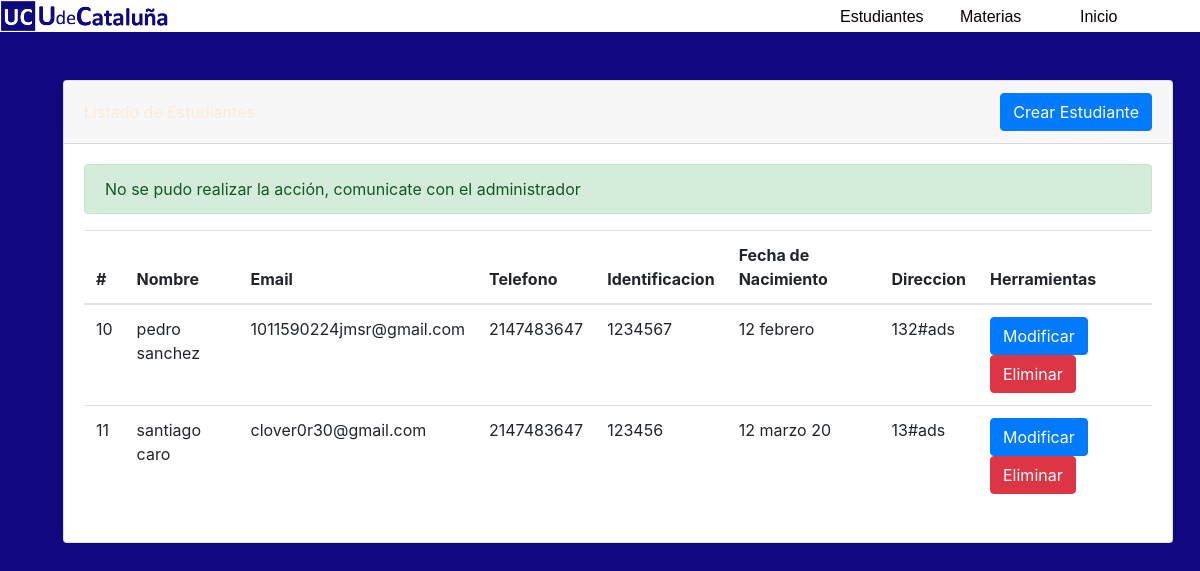
The page /modulos/estudiantes/estudiantes.php on the database its author committed.
### tables this page shows
CREATE TABLE `estudiantes` (
  `nombres` varchar(25) NOT NULL,
  `apellidos` varchar(25) NOT NULL,
  `email` varchar(25) NOT NULL,
  `telefono` int(15) NOT NULL,
  `identificacion` char(11) NOT NULL,
  `fnacimiento` varchar(11) NOT NULL,
  `direccion` varchar(11) NOT NULL,
  `id` int(11) NOT NULL
);

### config/DBConect.php (called while the page is built, shortened)
<?php
    class Database {
        private static $dns = "mysql:host=localhost;dbname=colegio";
        private static $user = "root";
        private static $pass = "";
        private static $instance;
        public function __construct ()
        {
            $this->db = new PDO(self::$dns,self::$user,self::$pass);
        }
        public static function getInstance()
        {
            if(!isset(self::$instance))
            {
                self::$instance=new $object;
            }
            return self::$instance;
        }
        public function DatosEstudiantes() {
            $conexion = Database::getInstance();
            $sql  ="SELECT id,nombres,apellidos,email,telefono,identificacion,fnacimiento,direccion from estudiantes ";
            $result = $conexion->db->prepare($sql);
            $result->execute();
            return $result;
        }
    }
?>

### modulos/estudiantes/estudiantes.php (the view, shortened to what this page needs)
<?php
    include_once("../../config/DBConect.php");
    $conexion = new Database;
    $result = $conexion->DatosEstudiantes();
?>
<!DOCTYPE html>
<html lang="en">
<head>
    <link href="../../bootstrap/css/bootstrap.min.css" rel="stylesheet" type="text/css">
    <link href="../../css/style.css" rel="stylesheet" type="text/css">
    <link rel="stylesheet" type="text/css" href="../../estilos/estilos.css">
    <link rel="stylesheet" type="text/css" href="../../estilos/menu.css">
</head>
<body>
    <nav>
        <ul class="menu">
            <li class="logo">
                <a href="#">
                    <img src="../../imgP/logo.png">
                </a>
            </li>
            <li>
                <a href="<?= ROOT ?>modulos/estudiantes/estudiantes.php">
                    Estudiantes
                </a>
            </li>
            <li>
                <a href="<?= ROOT ?>modulos/materias/materias.php">
                    Materias
                </a>
            </li>
            <li>
                <a href="<?= ROOT ?>index.php">
                    Inicio
                </a>
            </li>
        </ul>
    </nav>
    <div class="container">
        <div class="row justify-content-center">
            <div class="col-sm-10 col-xl-12">
                <div class="card">
                    <div class="card-header d-flex justify-content-between align-items-center">
                        <a href="<?= ROOT ?>modulos/estudiantes/addEstudiante.php" class="btn btn-primary">Crear Estudiante</a>
                    </div>
                    <div class="card-body">
                        <?php
                            $mensajes = array(
                                0=>"No se pudo realizar la acción, comunicate con el administrador",
                                1=>"Se elimino correctamente el estudiante",
                                2=>"Se creo correctamente el estudiante",
                                3=>"Se actualizo correctamente el estudiante",
                                4=>"Se crearon correctamente las notas"
                            );
                            $mensaje_id = isset($_GET['mensaje']) ? (int)$_GET['mensaje'] : 0;
                            $mensaje='';
                            if ($mensaje_id != '') {
                                $mensaje = $mensajes[$mensaje_id];
                                $clase = 'alert-success';
                            }
                            if ($mensaje!='') echo "<div class='alert $clase' role='alert'> $mensaje </div>";
                        ?>
                        <table class="table">
                            <thead>
                                <tr>
                                <th scope="col">#</th>
                                <th scope="col">Nombre</th>
                                <th scope="col">Email</th>
                                <th scope="col">Telefono</th>
                                <th scope="col">Identificacion</th>
                                <th scope="col">Fecha de Nacimiento</th>
                                <th scope="col">Direccion</th>
                                <th scope="col">Herramientas</th>
                                </tr>
                            </thead>
                            <tbody>
                                <?php
                                    foreach($result as $row) {
                                        echo "<tr>
                                                <td>".$row['id']."</td>
                                                <td>".$row['nombres']." ".$row['apellidos']."</td>
                                                <td>".$row['email']."</td>
                                                <td>".$row['telefono']."</td>
                                                <td>".$row['identificacion']."</td>
                                                <td>".$row['fnacimiento']."</td>
                                                <td>".$row['direccion']."</td>
                                                <td>
                                                    <a href='editEstudiante.php?id=".$row['id']."' class='btn btn-primary'>Modificar</a>
                                                    <a href='delete.php?id=".$row['id']."' class='btn btn-danger'>Eliminar</a>
                                                </td>
                                            </tr>";
                                    }
                                ?>
                            </tbody>
                        </table>
                    </div>
                </div>
            </div>
        </div>
</body>
</html>

### estilos/style.css (style rules this page uses)
.container { margin-top: 0%; margin-bottom: 0%; color: antiquewhite; }
body { background-image: url("imgP/fondo.jpg"); background-image: no-repeat; background-size: cover; }

### estilos/estilos.css (style rules this page uses)
* { margin: 0px; padding: 0px; }
.container { margin: 4%; }

### estilos/menu.css (style rules this page uses)
body { background-color: #110881; }
nav { background-color: rgb(255, 254, 255); color: black; }
.menu { display: flex; align-items: center; }
.menu li { width: 10%; list-style: none; }
.menu a { color: rgb(7, 0, 0); font-family: 'Varela Round', sans-serif; text-decoration: none; }
.logo { flex-grow: 3; }
.logo img { width: 20%; }

### rows shown on the page
estudiantes: id "10", nombres "pedro", apellidos "sanchez", email "1011590224jmsr@gmail.com", telefono "2147483647", identificacion "1234567", fnacimiento "12 febrero", direccion "132#ads"
estudiantes: id "11", nombres "santiago", apellidos "caro", email "clover0r30@gmail.com", telefono "2147483647", identificacion "123456", fnacimiento "12 marzo 20", direccion "13#ads"

### other values the page prints
$mensaje "No se pudo realizar la acción, comunicate con el administrador"
